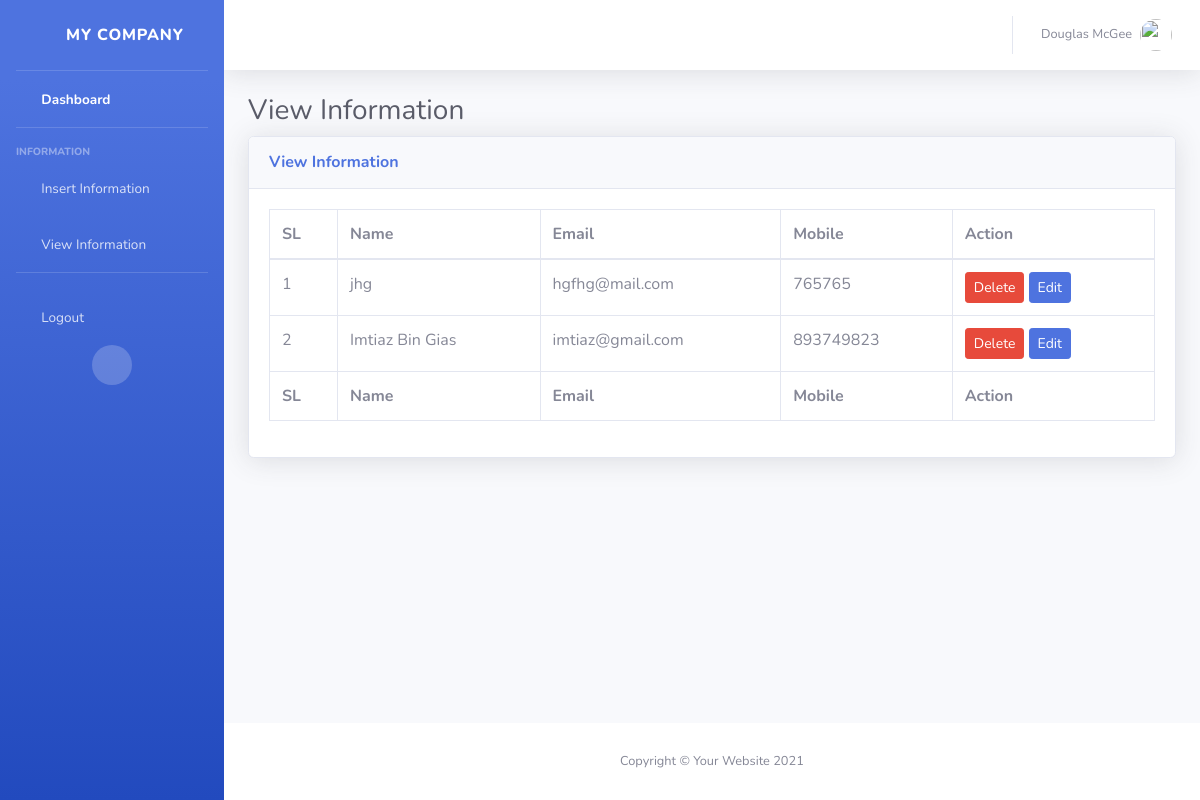
Page /view-info/ (signed in) on the committed database.
### myapp/models.py (models this page shows, shortened)
class UserData(models.Model):
    name = models.CharField(max_length=100)
    email = models.EmailField()
    mobile_no = models.CharField(max_length=15)

### myapp/views.py (the view)
# urls.py: path('view-info/', views.view_information, name='view-info'),
@login_required
def view_information(request):
    users = UserData.objects.all()
    return render(request, 'view_information.html', {'users': users})

### templates/view_information.html (shortened to what this page needs)
{% extends 'base.html' %}
{% block content %}
    <h1 class="h3 mb-2 text-gray-800">View Information</h1>
    <div class="card shadow mb-4">
        <div class="card-header py-3">
            <h6 class="m-0 font-weight-bold text-primary">View Information</h6>
        </div>
        <div class="card-body">
            <div class="table-responsive">
                {% if users %}
                <table class="table table-bordered" id="dataTable" width="100%" cellspacing="0">
                    <thead>
                        <tr>
                            <th>SL</th>
                            <th>Name</th>
                            <th>Email</th>
                            <th>Mobile</th>
                            <th>Action</th>
                        </tr>
                    </thead>
                    <tfoot>
                        <tr>
                            <th>SL</th>
                            <th>Name</th>
                            <th>Email</th>
                            <th>Mobile</th>
                            <th>Action</th>
                        </tr>
                    </tfoot>
                    <tbody>
                        {% for user in users %}
                        <tr>
                            <td>{{ forloop.counter }}</td>
                            <td>{{ user.name }}</td>
                            <td>{{ user.email }}</td>
                            <td>{{user.mobile_no}}</td>
                            <td><a href="{% url 'delete_user' user.id %}" onclick="return confirmDelete()"; class="btn btn-danger btn-sm">Delete</a>
                                <a href="{% url 'update_user' user.id %}" class="btn btn-primary btn-sm">Edit</a>
                            </td>
                        </tr>
                        {% endfor %}
                    </tbody>
                </table>
                {% else %}
                    <p>No user data available.</p>
                {% endif %}
            </div>
        </div>
    </div>
{% endblock %}

### rows in the picture
UserData: name "jhg", email "hgfhg@mail.com", mobile_no "765765"
UserData: name "Imtiaz Bin Gias", email "imtiaz@gmail.com", mobile_no "893749823"
